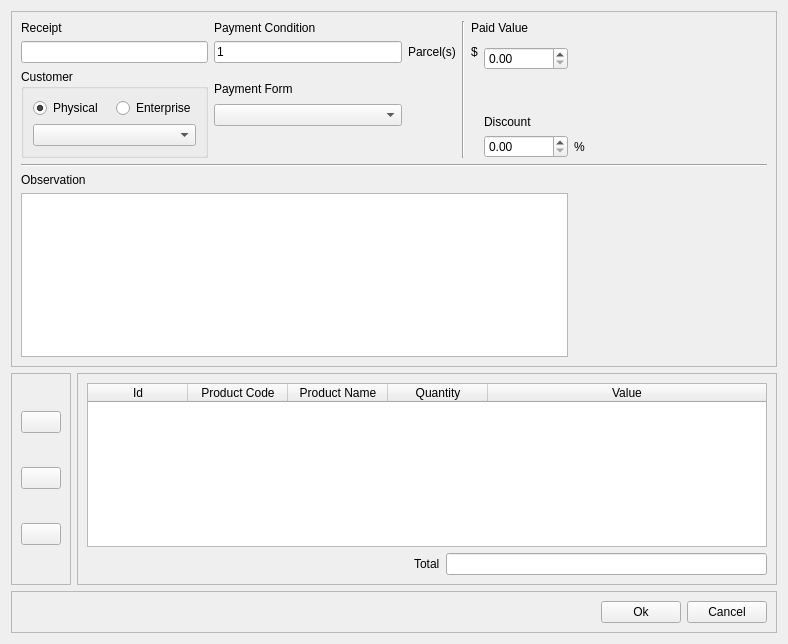
<?xml version="1.0" encoding="UTF-8"?>
<ui version="4.0">
 <class>AddSalesOrderView</class>
 <widget class="QWidget" name="AddSalesOrderView">
  <property name="geometry">
   <rect>
    <x>0</x>
    <y>0</y>
    <width>788</width>
    <height>644</height>
   </rect>
  </property>
  <property name="windowTitle">
   <string>Add sales order</string>
  </property>
  <layout class="QGridLayout" name="gridLayout">
   <item row="0" column="0" colspan="2">
    <widget class="QFrame" name="frame_3">
     <property name="frameShape">
      <enum>QFrame::StyledPanel</enum>
     </property>
     <property name="frameShadow">
      <enum>QFrame::Raised</enum>
     </property>
     <layout class="QGridLayout" name="gridLayout_2">
      <item row="0" column="0">
       <widget class="QLabel" name="label">
        <property name="text">
         <string>Receipt</string>
        </property>
       </widget>
      </item>
      <item row="0" column="1">
       <widget class="QLabel" name="label_2">
        <property name="text">
         <string>Payment Condition</string>
        </property>
       </widget>
      </item>
      <item row="0" column="3" rowspan="7">
       <widget class="Line" name="line_2">
        <property name="orientation">
         <enum>Qt::Vertical</enum>
        </property>
       </widget>
      </item>
      <item row="0" column="4" colspan="2">
       <widget class="QLabel" name="label_7">
        <property name="text">
         <string>Paid Value</string>
        </property>
       </widget>
      </item>
      <item row="1" column="0">
       <widget class="QLineEdit" name="receiptLineEdit"/>
      </item>
      <item row="1" column="1">
       <widget class="QLineEdit" name="paymentConditionLineEdit">
        <property name="text">
         <string>1</string>
        </property>
        <property name="maxLength">
         <number>2</number>
        </property>
       </widget>
      </item>
      <item row="1" column="2">
       <widget class="QLabel" name="label_4">
        <property name="text">
         <string>Parcel(s)</string>
        </property>
       </widget>
      </item>
      <item row="1" column="4">
       <widget class="QLabel" name="label_9">
        <property name="text">
         <string>$</string>
        </property>
       </widget>
      </item>
      <item row="1" column="5" rowspan="2">
       <widget class="QDoubleSpinBox" name="valuePaidDoubleSpinBox">
        <property name="maximum">
         <double>999999999.000000000000000</double>
        </property>
       </widget>
      </item>
      <item row="2" column="0" rowspan="5">
       <widget class="QGroupBox" name="groupBox">
        <property name="title">
         <string>Customer</string>
        </property>
        <layout class="QGridLayout" name="gridLayout_3">
         <item row="0" column="0">
          <widget class="QRadioButton" name="physicalCustomerRadioButton">
           <property name="text">
            <string>Physical</string>
           </property>
           <property name="checked">
            <bool>true</bool>
           </property>
          </widget>
         </item>
         <item row="0" column="1">
          <widget class="QRadioButton" name="enterpriseCustomerRadioButton">
           <property name="text">
            <string>Enterprise</string>
           </property>
           <property name="checked">
            <bool>false</bool>
           </property>
          </widget>
         </item>
         <item row="1" column="0" colspan="2">
          <widget class="QComboBox" name="customerComboBox"/>
         </item>
        </layout>
       </widget>
      </item>
      <item row="3" column="1">
       <widget class="QLabel" name="label_3">
        <property name="text">
         <string>Payment Form</string>
        </property>
       </widget>
      </item>
      <item row="4" column="1" rowspan="2">
       <widget class="QComboBox" name="paymentFormComboBox"/>
      </item>
      <item row="7" column="0" colspan="8">
       <widget class="Line" name="line">
        <property name="orientation">
         <enum>Qt::Horizontal</enum>
        </property>
       </widget>
      </item>
      <item row="8" column="0">
       <widget class="QLabel" name="label_11">
        <property name="text">
         <string>Observation</string>
        </property>
       </widget>
      </item>
      <item row="9" column="0" colspan="6">
       <widget class="QPlainTextEdit" name="observationPlainTextEdit"/>
      </item>
      <item row="9" column="6">
       <spacer name="horizontalSpacer_2">
        <property name="orientation">
         <enum>Qt::Horizontal</enum>
        </property>
        <property name="sizeHint" stdset="0">
         <size>
          <width>156</width>
          <height>20</height>
         </size>
        </property>
       </spacer>
      </item>
      <item row="5" column="5">
       <widget class="QLabel" name="label_5">
        <property name="text">
         <string>Discount</string>
        </property>
       </widget>
      </item>
      <item row="6" column="5">
       <widget class="QDoubleSpinBox" name="discountDoubleSpinBox">
        <property name="maximum">
         <double>100.000000000000000</double>
        </property>
       </widget>
      </item>
      <item row="6" column="6">
       <widget class="QLabel" name="label_6">
        <property name="text">
         <string>%</string>
        </property>
       </widget>
      </item>
     </layout>
    </widget>
   </item>
   <item row="1" column="0">
    <widget class="QFrame" name="frame_2">
     <property name="frameShape">
      <enum>QFrame::StyledPanel</enum>
     </property>
     <property name="frameShadow">
      <enum>QFrame::Raised</enum>
     </property>
     <layout class="QVBoxLayout" name="verticalLayout">
      <item>
       <widget class="QPushButton" name="addProductPushButton">
        <property name="toolTip">
         <string>Add new product</string>
        </property>
        <property name="text">
         <string/>
        </property>
        <property name="icon">
         <iconset resource="../../images.qrc">
          <normaloff>:/images/manufacturers/add_manufacturer.png</normaloff>:/images/manufacturers/add_manufacturer.png</iconset>
        </property>
        <property name="iconSize">
         <size>
          <width>40</width>
          <height>40</height>
         </size>
        </property>
       </widget>
      </item>
      <item>
       <widget class="QPushButton" name="editProductPushButton">
        <property name="toolTip">
         <string>Edit product</string>
        </property>
        <property name="text">
         <string/>
        </property>
        <property name="icon">
         <iconset resource="../../images.qrc">
          <normaloff>:/images/manufacturers/edit_manufacturer.png</normaloff>:/images/manufacturers/edit_manufacturer.png</iconset>
        </property>
        <property name="iconSize">
         <size>
          <width>40</width>
          <height>40</height>
         </size>
        </property>
       </widget>
      </item>
      <item>
       <widget class="QPushButton" name="removeProductPushButton">
        <property name="toolTip">
         <string>Remove product</string>
        </property>
        <property name="text">
         <string/>
        </property>
        <property name="icon">
         <iconset resource="../../images.qrc">
          <normaloff>:/images/manufacturers/remove_manufacturer.png</normaloff>:/images/manufacturers/remove_manufacturer.png</iconset>
        </property>
        <property name="iconSize">
         <size>
          <width>40</width>
          <height>40</height>
         </size>
        </property>
       </widget>
      </item>
     </layout>
    </widget>
   </item>
   <item row="1" column="1">
    <widget class="QFrame" name="frame">
     <property name="frameShape">
      <enum>QFrame::StyledPanel</enum>
     </property>
     <property name="frameShadow">
      <enum>QFrame::Raised</enum>
     </property>
     <layout class="QGridLayout" name="gridLayout_4">
      <item row="0" column="0" colspan="3">
       <widget class="QTableWidget" name="itemsTableWidget">
        <property name="editTriggers">
         <set>QAbstractItemView::NoEditTriggers</set>
        </property>
        <property name="selectionMode">
         <enum>QAbstractItemView::SingleSelection</enum>
        </property>
        <property name="selectionBehavior">
         <enum>QAbstractItemView::SelectRows</enum>
        </property>
        <attribute name="horizontalHeaderStretchLastSection">
         <bool>true</bool>
        </attribute>
        <column>
         <property name="text">
          <string>Id</string>
         </property>
        </column>
        <column>
         <property name="text">
          <string>Product Code</string>
         </property>
        </column>
        <column>
         <property name="text">
          <string>Product Name</string>
         </property>
        </column>
        <column>
         <property name="text">
          <string>Quantity</string>
         </property>
        </column>
        <column>
         <property name="text">
          <string>Value</string>
         </property>
        </column>
       </widget>
      </item>
      <item row="1" column="2">
       <widget class="QLineEdit" name="totalValueLineEdit">
        <property name="readOnly">
         <bool>true</bool>
        </property>
       </widget>
      </item>
      <item row="1" column="1">
       <widget class="QLabel" name="label_12">
        <property name="text">
         <string>Total</string>
        </property>
       </widget>
      </item>
      <item row="1" column="0">
       <spacer name="horizontalSpacer_3">
        <property name="orientation">
         <enum>Qt::Horizontal</enum>
        </property>
        <property name="sizeHint" stdset="0">
         <size>
          <width>40</width>
          <height>20</height>
         </size>
        </property>
       </spacer>
      </item>
     </layout>
    </widget>
   </item>
   <item row="2" column="0" colspan="2">
    <widget class="QFrame" name="frame_4">
     <property name="frameShape">
      <enum>QFrame::StyledPanel</enum>
     </property>
     <property name="frameShadow">
      <enum>QFrame::Raised</enum>
     </property>
     <layout class="QHBoxLayout" name="horizontalLayout_2">
      <item>
       <spacer name="horizontalSpacer">
        <property name="orientation">
         <enum>Qt::Horizontal</enum>
        </property>
        <property name="sizeHint" stdset="0">
         <size>
          <width>40</width>
          <height>20</height>
         </size>
        </property>
       </spacer>
      </item>
      <item>
       <widget class="QPushButton" name="okPushButton">
        <property name="text">
         <string>Ok</string>
        </property>
       </widget>
      </item>
      <item>
       <widget class="QPushButton" name="cancelPushButton">
        <property name="text">
         <string>Cancel</string>
        </property>
       </widget>
      </item>
     </layout>
    </widget>
   </item>
  </layout>
 </widget>
 <resources>
  <include location="../../images.qrc"/>
 </resources>
 <connections/>
</ui>
